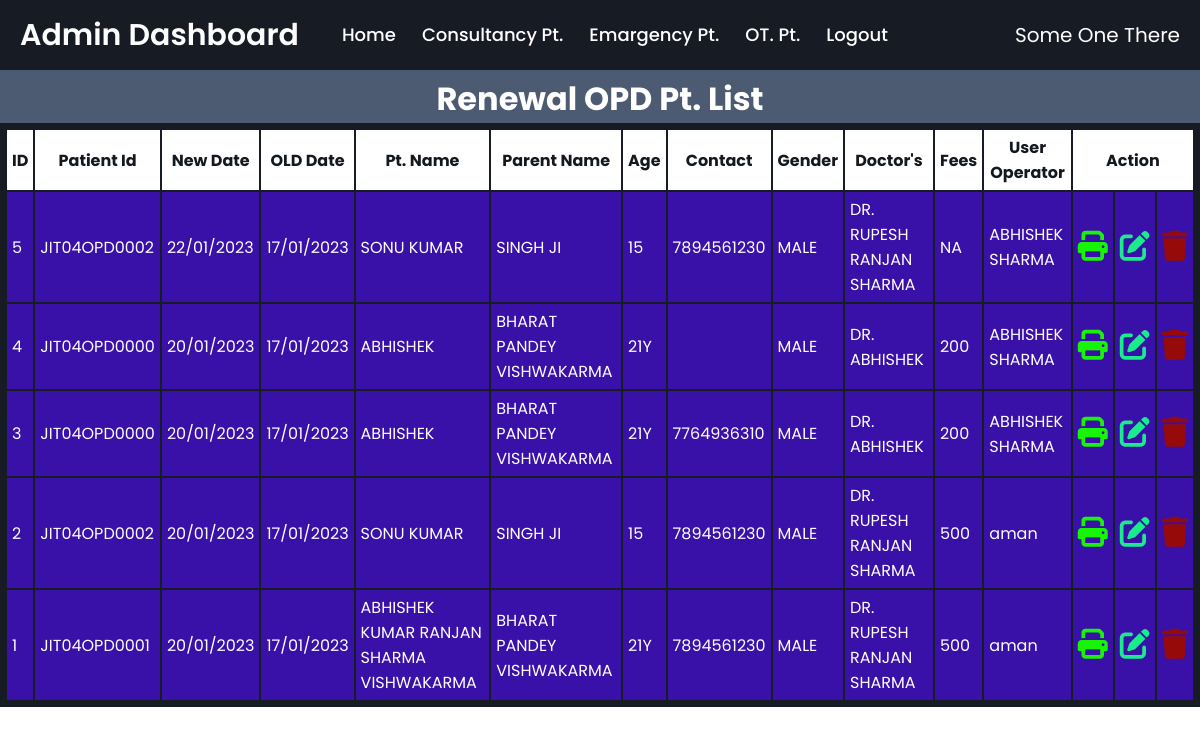
The app's page /viewrenueopd.php with its own data.
### tables this page shows
CREATE TABLE `renewalopd` (
  `id` int(255) NOT NULL,
  `invoiceid` varchar(255) NOT NULL,
  `olddate` varchar(255) NOT NULL,
  `name` varchar(255) NOT NULL,
  `prname` varchar(255) NOT NULL,
  `age` varchar(255) NOT NULL,
  `contact` varchar(255) NOT NULL,
  `gender` varchar(255) NOT NULL,
  `doctor` varchar(255) NOT NULL,
  `fees` varchar(255) NOT NULL,
  `date` varchar(255) NOT NULL,
  `user` varchar(255) NOT NULL
);

### viewrenueopd.php (the view, shortened to what this page needs)
<!DOCTYPE html>
<html lang="en">
<head>
  <link rel="stylesheet" href="css/style.css">
  <link rel="stylesheet" href="css/viewOPD.css">
</head>
<body>
  <div class="wrapper">
    <nav>
      <div class="content">
      <div class="logo"><a href="#">Admin Dashboard</a></div>
         <ul class="links">
          <li><a href="dashboard.php">Home</a></li>
          <li>
            <a href="#" class="desktop-link">Consultancy Pt.</a>
          </li>
          <li>
            <a href="#" class="desktop-link">Emargency Pt.</a>
          </li>
          <li>
            <a href="#" class="desktop-link">OT. Pt.</a>
          </li>
          <li><a href="adminlogout.php">Logout</a></li>
        </ul>
      </div>
      <label for="" class="someone-class">Some One There</label>
    </nav>
  </div>
  <center><h1 style="padding-top: 75px; background-color:#4d5b72 ; color:#fff;">Renewal OPD Pt. List</h1></center>
  <table class="design-table" style="background-color:#171c24;">
          <tr>
            <th>ID</th>
            <th>Patient Id</th>
            <th>New Date</th>
            <th>OLD Date</th>
            <th>Pt. Name</th>
            <th>Parent Name</th>
            <th>Age</th>
            <th>Contact</th>
            <th>Gender</th>
            <th>Doctor's</th>
            <th>Fees</th>
            <th>User Operator</th>
            <th colspan="3";>Action</th>
          </tr>
          <tbody>
            <?php
              include 'db_con.php';
              $selectquery = " select * from renewalopd ORDER BY id DESC";
              $query = mysqli_query($con, $selectquery);
              while ($res = mysqli_fetch_array($query)) {
                  ?>
                <tr>
                 <td> <?php echo $res['id']; ?> </td>
                 <td> <?php echo $res['invoiceid']; ?> </td>
                 <td> <?php echo $res['date']; ?> </td>
                 <td> <?php echo $res['olddate']; ?> </td>
                 <td> <?php echo $res['name']; ?> </td>
                 <td> <?php echo $res['prname']; ?> </td>
                 <td> <?php echo $res['age']; ?> </td>
                 <td> <?php echo $res['contact']; ?> </td>
                 <td> <?php echo $res['gender']; ?> </td>
                 <td> <?php echo $res['doctor']; ?> </td>
                 <td> <?php echo $res['fees']; ?> </td>
                 <td> <?php echo $res['user']; ?> </td>
                 <td><a href="opdprint.php?id=<?php echo $res['id']; ?>" title="OPD Print"><i class="fas fa-print opdprint"></i></a></td>
                 <td><a href="" title="UPDATE"><i class="fas fa-edit billprint"></i></a></td>
                 <td><a href="opddelete.php?id=<?php echo $res['id']; ?>" title="DELETE"><i class="fas fa-trash"></i></a></td>
                </tr>
            <?php
              }
            ?>
          </tbody>
        </table>
</body>
</html>

### css/style.css (style rules this page uses)
* { margin: 0; padding: 0; box-sizing: border-box; text-decoration: none; font-family: 'Poppins', sans-serif; }
.wrapper { background: #171c24; position: fixed; width: 100%; z-index : 1; }
.wrapper nav { position: relative; display: flex; max-width: calc(100% - 200px); margin: 0 auto; height: 70px; align-items: center; justify-content: space-between; }
nav .content { display: flex; align-items: center; }
nav .content .links { margin-left: 80px; display: flex; }
.content .logo a { color: #fff; font-size: 30px; font-weight: 600; }
.content .links li { list-style: none; line-height: 70px; }
.content .links li a, .content .links li label { color: #fff; font-size: 18px; font-weight: 500; padding: 9px 17px; border-radius: 5px; transition: all 0.3s ease; }
.someone-class { color: #fff; font-size: 20px; }
@media screen and (max-width: 1250px) { .wrapper nav { max-width: 100%; padding: 0 20px; } }
@media screen and (max-width: 1250px) { nav .content .links { margin-left: 30px; } }
@media screen and (max-width: 1250px) { .content .links li a { padding: 8px 13px; } }

### css/viewOPD.css (style rules this page uses)
* { margin: 0; padding: 0; box-sizing: border-box; text-decoration: none; font-family: 'Poppins', sans-serif; }
.wrapper { background: #171c24; position: fixed; width: 100%; z-index: 1; }
.wrapper nav { position: relative; display: flex; max-width: calc(100% - 200px); margin: 0 auto; height: 70px; align-items: center; justify-content: space-between; }
nav .content { display: flex; align-items: center; }
nav .content .links { margin-left: 80px; display: flex; }
.content .logo a { color: #fff; font-size: 30px; font-weight: 600; }
.content .links li { list-style: none; line-height: 70px; }
.content .links li a, .content .links li label { color: #fff; font-size: 18px; font-weight: 500; padding: 9px 17px; border-radius: 5px; transition: all 0.3s ease; }
@media screen and (max-width: 1250px) { .wrapper nav { max-width: 100%; padding: 0 20px; } }
@media screen and (max-width: 1250px) { nav .content .links { margin-left: 30px; } }
@media screen and (max-width: 1250px) { .content .links li a { padding: 8px 13px; } }
.design-table { width: 100%; padding: 5px; }
.design-table tr th { height: 35px; padding: 5px; background-color: #fff; color: #14181f; }
.design-table tr td { padding: 5px; height: 100%; }
.design-table tr { background-color: rgb(131, 130, 128); }
.design-table tr td a { font-size: 30px; color: #970a0a; }
.design-table tr td a .opdprint { color: rgb(24, 244, 8); }
.design-table tr td a .billprint { color: rgb(27, 235, 141); }
.design-table tr,td:nth-child(odd) { background-color: #3910a8; color: #fff; }

### records on screen
renewalopd: id "5", invoiceid "JIT04OPD0002", date "22/01/2023", olddate "17/01/2023", name "SONU KUMAR", prname "SINGH JI", age "15", contact "7894561230", gender "MALE", doctor "DR. RUPESH RANJAN SHARMA", fees "NA", user "ABHISHEK SHARMA"
renewalopd: id "4", invoiceid "JIT04OPD0000", date "20/01/2023", olddate "17/01/2023", name "ABHISHEK", prname "BHARAT PANDEY VISHWAKARMA", age "21Y", gender "MALE", doctor "DR. ABHISHEK", fees "200", user "ABHISHEK SHARMA"
renewalopd: id "3", invoiceid "JIT04OPD0000", date "20/01/2023", olddate "17/01/2023", name "ABHISHEK", prname "BHARAT PANDEY VISHWAKARMA", age "21Y", contact "7764936310", gender "MALE", doctor "DR. ABHISHEK", fees "200", user "ABHISHEK SHARMA"
renewalopd: id "2", invoiceid "JIT04OPD0002", date "20/01/2023", olddate "17/01/2023", name "SONU KUMAR", prname "SINGH JI", age "15", contact "7894561230", gender "MALE", doctor "DR. RUPESH RANJAN SHARMA", fees "500", user "aman"
renewalopd: id "1", invoiceid "JIT04OPD0001", date "20/01/2023", olddate "17/01/2023", name "ABHISHEK KUMAR RANJAN SHARMA VISHWAKARMA", prname "BHARAT PANDEY VISHWAKARMA", age "21Y", contact "7894561230", gender "MALE", doctor "DR. RUPESH RANJAN SHARMA", fees "500", user "aman"
